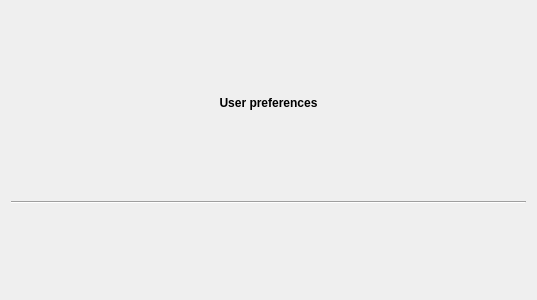
<?xml version="1.0" encoding="UTF-8"?>
<ui version="4.0">
 <class>UserPlugin::Internal::CurrentUserPreferencesWidget</class>
 <widget class="QWidget" name="UserPlugin::Internal::CurrentUserPreferencesWidget">
  <property name="geometry">
   <rect>
    <x>0</x>
    <y>0</y>
    <width>537</width>
    <height>300</height>
   </rect>
  </property>
  <property name="windowTitle">
   <string>Form</string>
  </property>
  <layout class="QGridLayout" name="gridLayout">
   <item row="0" column="0">
    <widget class="QLabel" name="label">
     <property name="sizePolicy">
      <sizepolicy hsizetype="Expanding" vsizetype="Fixed">
       <horstretch>0</horstretch>
       <verstretch>0</verstretch>
      </sizepolicy>
     </property>
     <property name="font">
      <font>
       <weight>75</weight>
       <bold>true</bold>
      </font>
     </property>
     <property name="text">
      <string>User preferences</string>
     </property>
     <property name="alignment">
      <set>Qt::AlignCenter</set>
     </property>
    </widget>
   </item>
   <item row="2" column="0">
    <widget class="Line" name="line">
     <property name="orientation">
      <enum>Qt::Horizontal</enum>
     </property>
    </widget>
   </item>
   <item row="3" column="0">
    <layout class="QVBoxLayout" name="userLayout"/>
   </item>
  </layout>
 </widget>
 <resources/>
 <connections/>
</ui>
